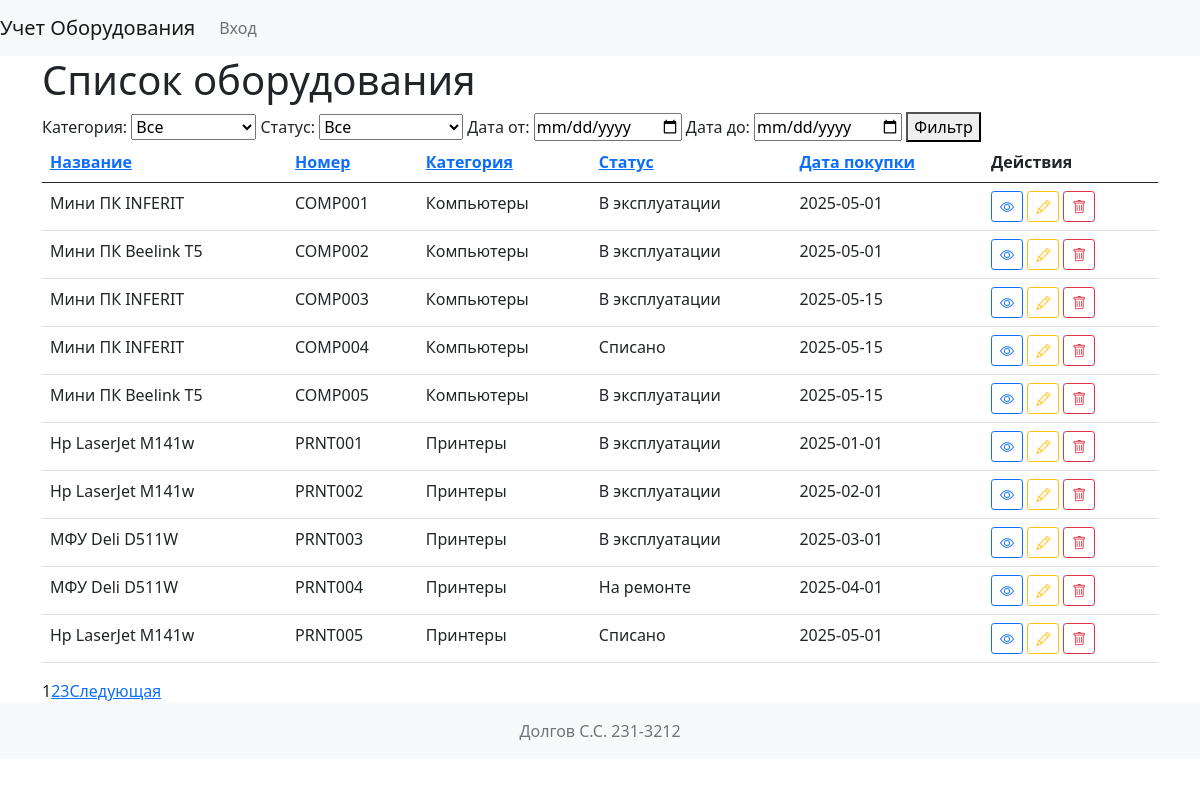
The app's page /?page=1&sort_by=category&sort_order=asc with its own data.
### models.py (models this page shows, shortened)
class Equipment(db.Model):
    id = db.Column(db.Integer, primary_key=True)
    name = db.Column(db.String(255), nullable=False)
    inventory_number = db.Column(db.String(50), unique=True, nullable=False)
    category_id = db.Column(db.Integer, db.ForeignKey('category.id'), nullable=False)
    category = relationship("Category", backref="equipment")
    purchase_date = db.Column(db.Date, nullable=False)
    cost = db.Column(db.Numeric(10, 2), nullable=False)
    status = db.Column(Enum('В эксплуатации', 'На ремонте', 'Списано', name='equipment_status'), nullable=False)
    photo_id = db.Column(db.Integer, db.ForeignKey('photo.id'), nullable=True)
    photo = relationship("Photo", backref="equipment")
    created_at = db.Column(DateTime, default=datetime.utcnow)
    responsible_persons = relationship("Person", secondary="equipment_person", back_populates="equipment")

class Category(db.Model):
    id = db.Column(db.Integer, primary_key=True)
    name = db.Column(db.String(100), nullable=False)
    description = db.Column(db.Text)

### app.py (the view)
@app.route('/')
def index():
    page = request.args.get('page', 1, type=int)
    sort_by = request.args.get('sort_by', 'purchase_date', type=str)
    sort_order = request.args.get('sort_order', 'desc', type=str)  # от я до а
    category_filter = request.args.get('category', None, type=int)
    status_filter = request.args.get('status', None, type=str)
    date_from = request.args.get('date_from', None, type=str)
    date_to = request.args.get('date_to', None, type=str)
    per_page = 10
    query = Equipment.query
    if category_filter:
        query = query.filter(Equipment.category_id == category_filter)
    if status_filter:
        query = query.filter(Equipment.status == status_filter)
    if date_from:
        date_from_dt = datetime.strptime(date_from, '%Y-%m-%d')
        query = query.filter(Equipment.purchase_date >= date_from_dt)
    if date_to:
        date_to_dt = datetime.strptime(date_to, '%Y-%m-%d')
        query = query.filter(Equipment.purchase_date <= date_to_dt)
    if sort_by == 'category':
        sort_column = Equipment.category.has(name=Category.name)
    elif sort_by == 'status':
        sort_column = Equipment.status
    elif sort_by == 'purchase_date':
        sort_column = Equipment.purchase_date
    else:
        sort_column = Equipment.purchase_date
    if sort_order == 'asc':
        query = query.order_by(sort_column.asc())
    else:
        query = query.order_by(sort_column.desc())
    pagination = query.paginate(page=page, per_page=per_page, error_out=False)
    equipments = pagination.items
    categories = Category.query.all()
    statuses = ['В эксплуатации', 'На ремонте', 'Списано']
    return render_template('index.html',
                           equipments=equipments,
                           pagination=pagination,
                           categories=categories,
                           statuses=statuses,
                           sort_by=sort_by,
                           sort_order=sort_order,
                           category_filter=category_filter,
                           status_filter=status_filter,
                           date_from=date_from,
                           date_to=date_to
                           )

### templates/index.html (shortened to what this page needs)
{% extends 'base.html' %}
{% block content %}
    <h1>Список оборудования</h1>
    <form method="GET" action="/">
        <label for="category">Категория:</label>
        <select name="category" id="category">
            <option value="">Все</option>
        </select>
        <label for="status">Статус:</label>
        <select name="status" id="status">
            <option value="">Все</option>
        </select>
        <label for="date_from">Дата от:</label>
        <input type="date" name="date_from" id="date_from" value="{{ date_from }}">
        <label for="date_to">Дата до:</label>
        <input type="date" name="date_to" id="date_to" value="{{ date_to }}">
        <button type="submit">Фильтр</button>
    </form>
    <table class="table">
        <thead>
            <tr>
                <th><a href="?page={{ pagination.page }}&sort_by=name&sort_order={% if sort_by == 'name' and sort_order == 'asc' %}desc{% else %}asc{% endif %}">Название</a></th>
                <th><a href="?page={{ pagination.page }}&sort_by=inventory_number&sort_order={% if sort_by == 'inventory_number' and sort_order == 'asc' %}desc{% else %}asc{% endif %}">Номер</a></th>
                <th><a href="?page={{ pagination.page }}&sort_by=category&sort_order={% if sort_by == 'category' and sort_order == 'asc' %}desc{% else %}asc{% endif %}">Категория</a></th>
                <th><a href="?page={{ pagination.page }}&sort_by=status&sort_order={% if sort_by == 'status' and sort_order == 'asc' %}desc{% else %}asc{% endif %}">Статус</a></th>
                <th><a href="?page={{ pagination.page }}&sort_by=purchase_date&sort_order={% if sort_by == 'purchase_date' and sort_order == 'asc' %}desc{% else %}asc{% endif %}">Дата покупки</a></th>
                <th>Действия</th>
            </tr>
        </thead>
        <tbody>
            {% for equipment in equipments %}
                <tr>
                    <td>{{ equipment.name }}</td>
                    <td>{{ equipment.inventory_number }}</td>
                    <td>{{ equipment.category.name }}</td>
                    <td>{{ equipment.status }}</td>
                    <td>{{ equipment.purchase_date.strftime('%Y-%m-%d') }}</td>
                    <td>
                        <a href="{{ url_for('equipment_detail', equipment_id=equipment.id) }}" class="btn btn-outline-primary btn-sm" title="Просмотр">
                            <i class="bi bi-eye"></i>
                        </a>
                        {% if current_user.is_authenticated and current_user.role.name == 'admin' or 'tech' %}
                            <a href="{{ url_for('edit_equipment', id=equipment.id) }}" class="btn btn-outline-warning btn-sm" title="Редактировать">
                                <i class="bi bi-pencil"></i>
                            </a>
                            <button type="button" class="btn btn-outline-danger btn-sm" data-bs-toggle="modal" data-bs-target="#deleteModal{{ equipment.id }}" title="Удалить">
                                <i class="bi bi-trash"></i>
                            </button>
                        {% endif %}
                    </td>
                </tr>
            {% endfor %}
        </tbody>
    </table>
    {% if pagination.total > pagination.per_page %}
        <div class="pagination">
            {% for page_num in pagination.iter_pages(left_edge=2, right_edge=2, left_current=2, right_current=2) %}
                {% if page_num %}
                    {% if pagination.page == page_num %}
                        <span class="current">{{ page_num }}</span>
                    {% else %}
                         <a href="?page={{ page_num }}&sort_by={{ sort_by }}&sort_order={{ sort_order }}&category={{ category_filter or '' }}&status={{ status_filter or '' }}&date_from={{ date_from or '' }}&date_to={{ date_to or '' }}">{{ page_num }}</a>
                    {% endif %}
                {% else %}
                    <span class="ellipsis">…</span>
                {% endif %}
            {% endfor %}
            {% if pagination.has_next %}
                 <a href="?page={{ pagination.next_num }}&sort_by={{ sort_by }}&sort_order={{ sort_order }}&category={{ category_filter or '' }}&status={{ status_filter or '' }}&date_from={{ date_from or '' }}&date_to={{ date_to or '' }}">Следующая</a>
            {% endif %}
        </div>
    {% endif %}
{% endblock %}

### records on screen
Equipment: name "Мини ПК INFERIT", inventory_number "COMP001", category.name "Компьютеры", status "В эксплуатации", purchase_date "2025-05-01"
Equipment: name "Мини ПК Beelink T5", inventory_number "COMP002", category.name "Компьютеры", status "В эксплуатации", purchase_date "2025-05-01"
Equipment: name "Мини ПК INFERIT", inventory_number "COMP003", category.name "Компьютеры", status "В эксплуатации", purchase_date "2025-05-15"
Equipment: name "Мини ПК INFERIT", inventory_number "COMP004", category.name "Компьютеры", status "Списано", purchase_date "2025-05-15"
Equipment: name "Мини ПК Beelink T5", inventory_number "COMP005", category.name "Компьютеры", status "В эксплуатации", purchase_date "2025-05-15"
Equipment: name "Hp LaserJet M141w", inventory_number "PRNT001", category.name "Принтеры", status "В эксплуатации", purchase_date "2025-01-01"
Equipment: name "Hp LaserJet M141w", inventory_number "PRNT002", category.name "Принтеры", status "В эксплуатации", purchase_date "2025-02-01"
Equipment: name "МФУ Deli D511W", inventory_number "PRNT003", category.name "Принтеры", status "В эксплуатации", purchase_date "2025-03-01"
Equipment: name "МФУ Deli D511W", inventory_number "PRNT004", category.name "Принтеры", status "На ремонте", purchase_date "2025-04-01"
Equipment: name "Hp LaserJet M141w", inventory_number "PRNT005", category.name "Принтеры", status "Списано", purchase_date "2025-05-01"

### other values on screen
{{ page_num }} "1"
{{ page_num }} "2" "3"
